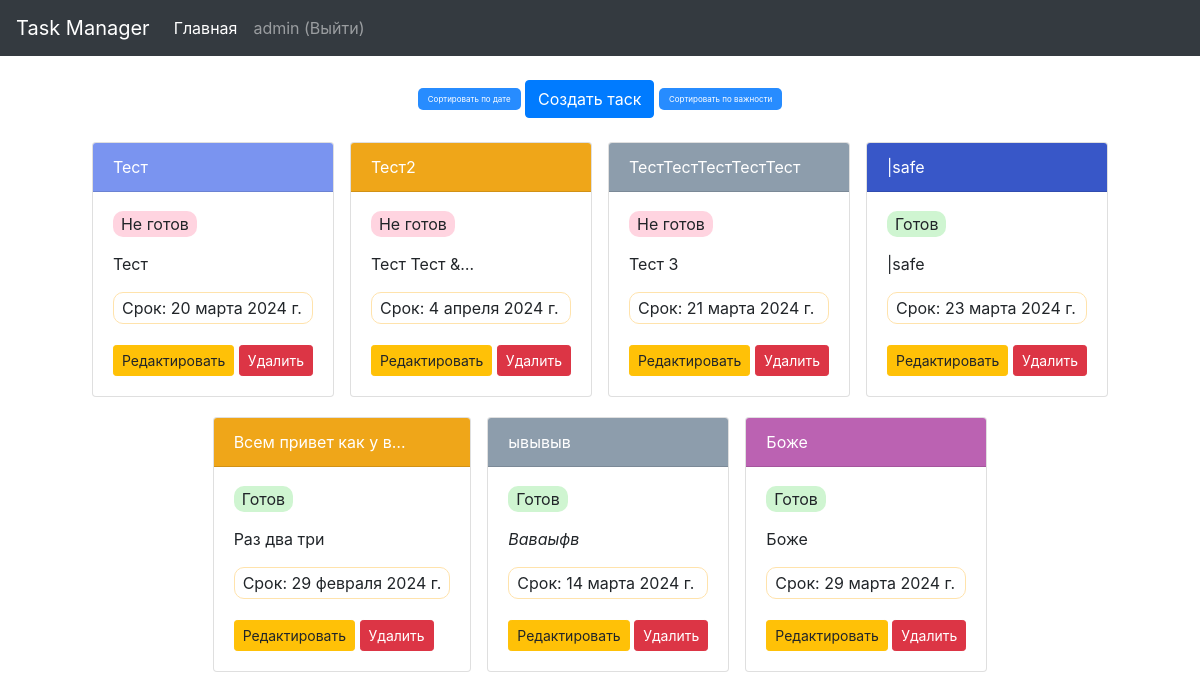
The app's page / (signed in) with its own data.
### tasks/models.py (models this page shows, shortened)
class Task(models.Model):
    user = models.ForeignKey(User, on_delete=models.CASCADE, related_name='tasks')
    title = models.CharField(max_length=100)
    description = models.TextField(blank=True)
    deadline = models.DateField(null=True, blank=True)
    completed = models.BooleanField(default=False)
    priority = models.IntegerField(default=1, choices=[(i, i) for i in range(1, 6)])

### tasks/views.py (the view)
# urls.py: path('', views.TaskList.as_view(), name='task_list'),
class TaskList(ListView):
    model = Task
    context_object_name = 'tasks'
    template_name = 'task_list.html'
    def get_queryset(self):
        return Task.objects.filter(user=self.request.user)
    def get_context_data(self, **kwargs):
        context = super().get_context_data(**kwargs)
        for task in context['tasks']:
            lines = task.description.split('\n')
            task.first_line_description = lines[0] if lines else ""
        return context

### tasks/templates/task_list.html
{% extends 'base.html' %}
{% block content %}
<div class="text-center mt-4 mb-4">
  <a href="{% url 'sort_by_date' %}" class="btn btn-primary" style="background-color: #278CFF; color: #fff; font-size: 8px; border-radius: 5px; padding: 5px 10px; border: none; transition: background-color 0.3s; cursor: pointer;" onmouseover="this.style.backgroundColor='#1E78DE'" onmouseout="this.style.backgroundColor='#278CFF'">Сортировать по дате</a>
  <a href="{% url 'task_new' %}" class="btn btn-primary create-task-btn">Создать таск</a>
  <a href="{% url 'sort_by_priority' %}" class="btn btn-primary" style="background-color: #278CFF; color: #fff; font-size: 8px; border-radius: 5px; padding: 5px 10px; border: none; transition: background-color 0.3s; cursor: pointer;" onmouseover="this.style.backgroundColor='#1E78DE'" onmouseout="this.style.backgroundColor='#278CFF'">Сортировать по важности</a>
</div>
<div class="d-flex flex-wrap justify-content-center">
{% for task in tasks %}
    {% if forloop.first or forloop.counter0|divisibleby:4 %}
      <div class="d-flex flex-wrap justify-content-center">
    {% endif %}
    <div class="card task-card mx-2" onclick="window.location='{% url 'task_detail' task.pk %}'" style="margin-bottom: 20px; transition: background-color 0.3s;" onmouseover="this.style.backgroundColor='rgba(0, 0, 0, 0.1)'; this.style.cursor='pointer';" onmouseout="this.style.backgroundColor='';">
      <div class="card-header" style="background-color: {% if task.priority == 5 %}#EFA619{% elif task.priority == 4 %}#BB62B2{% elif task.priority == 3 %}#3857C8{% elif task.priority == 2 %}#7A94F0{% else %}#8D9DAC{% endif %}; color: white">
        {{ task.title|truncatechars:20 }}
      </div>
      <div class="card-body">
        <span class="status-indicator" style="background-color: {% if task.completed %}#CFF5D1{% else %}#FFD4E0{% endif %}; border-radius: 10px; padding: 3px 8px 3px 8px;">
          {% if task.completed %}Готов{% else %}Не готов{% endif %}
        </span>
        <p style="overflow-wrap: break-word;">{{ task.first_line_description|safe|truncatechars:25 }}</p>
        <p style="border: 1px solid #FFE3AC; border-radius: 10px; padding: 3px 8px 3px 8px;">Срок: {{ task.deadline }}</p>
        <div class="task-actions" style="margin-top: 5px;">
          <a href="{% url 'task_edit' task.pk %}" class="btn btn-warning btn-sm" style="margin-top: 5px;">Редактировать</a>
          <a href="{% url 'task_delete' task.pk %}" class="btn btn-danger btn-sm" style="margin-top: 5px;">Удалить</a>
        </div>
      </div>
    </div>
    {% if forloop.last or forloop.counter|divisibleby:4 %}
      </div>
    {% endif %}
  {% empty %}
    <p>Задачи не найдены.</p>
  {% endfor %}
</div>
{% endblock %}

### tasks/templates/base.html (shortened to what this page needs)
<!DOCTYPE html>
<html lang="ru">
<head>
    <link rel="stylesheet" href="https://stackpath.bootstrapcdn.com/bootstrap/4.5.2/css/bootstrap.min.css">
</head>
<body>
    <nav class="navbar navbar-expand-lg navbar-dark bg-dark">
        <a class="navbar-brand" href="{% url 'task_list' %}">Task Manager</a>
        <div class="collapse navbar-collapse" id="navbarNav">
            <ul class="navbar-nav">
                <li class="nav-item active">
                    <a class="nav-link" href="{% url 'task_list' %}">Главная <span class="sr-only">(текущая)</span></a>
                </li>
                {% if user.is_authenticated %}
                <li class="nav-item">
                    <a class="nav-link" href="{% url 'logout' %}">{{ user.username }} (Выйти)</a>
                </li>
                {% endif %}
            </ul>
        </div>
    </nav>
    <div class="container mt-3">
        {% block content %}
        {% endblock %}
    </div>
</body>
</html>

### records on screen
Task: title "Тест", completed "Не готов", first_line_description "Тест", deadline "20 марта 2024 г."
Task: title "Тест2", completed "Не готов", first_line_description "Тест Тест &…", deadline "4 апреля 2024 г."
Task: title "ТестТестТестТестТест", completed "Не готов", first_line_description "Тест 3", deadline "21 марта 2024 г."
Task: title "|safe", completed "Готов", first_line_description "|safe", deadline "23 марта 2024 г."
Task: title "Всем привет как у в…", completed "Готов", first_line_description "Раз два три", deadline "29 февраля 2024 г."
Task: title "ывывыв", completed "Готов", first_line_description "Ваваыфв", deadline "14 марта 2024 г."
Task: title "Боже", completed "Готов", first_line_description "Боже", deadline "29 марта 2024 г."

### other values on screen
{{ user.username }} "admin"
